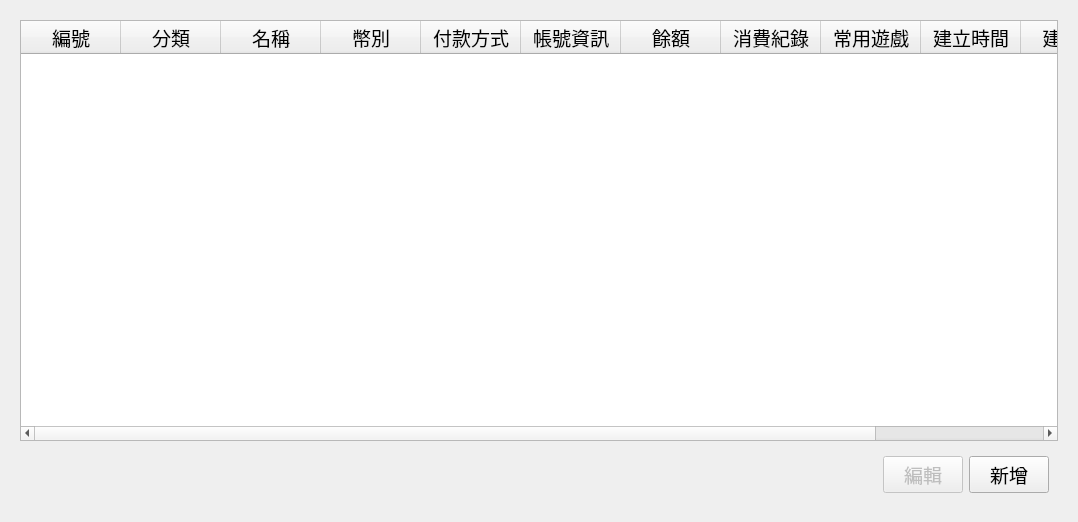
<?xml version="1.0" encoding="UTF-8"?>
<ui version="4.0">
 <class>LayerCustomer</class>
 <widget class="QWidget" name="LayerCustomer">
  <property name="geometry">
   <rect>
    <x>0</x>
    <y>0</y>
    <width>1078</width>
    <height>522</height>
   </rect>
  </property>
  <property name="windowTitle">
   <string>Form</string>
  </property>
  <layout class="QGridLayout" name="gridLayout">
   <property name="leftMargin">
    <number>0</number>
   </property>
   <property name="topMargin">
    <number>0</number>
   </property>
   <property name="rightMargin">
    <number>0</number>
   </property>
   <property name="bottomMargin">
    <number>0</number>
   </property>
   <property name="spacing">
    <number>0</number>
   </property>
   <item row="0" column="0">
    <widget class="QWidget" name="wBg" native="true">
     <layout class="QGridLayout" name="gridLayout_2">
      <property name="leftMargin">
       <number>20</number>
      </property>
      <property name="topMargin">
       <number>20</number>
      </property>
      <property name="rightMargin">
       <number>20</number>
      </property>
      <property name="bottomMargin">
       <number>20</number>
      </property>
      <item row="0" column="0">
       <widget class="QTableWidget" name="tb">
        <property name="font">
         <font>
          <pointsize>14</pointsize>
         </font>
        </property>
        <property name="editTriggers">
         <set>QAbstractItemView::NoEditTriggers</set>
        </property>
        <property name="selectionBehavior">
         <enum>QAbstractItemView::SelectRows</enum>
        </property>
        <attribute name="horizontalHeaderStretchLastSection">
         <bool>true</bool>
        </attribute>
        <attribute name="verticalHeaderVisible">
         <bool>false</bool>
        </attribute>
        <column>
         <property name="text">
          <string>編號</string>
         </property>
        </column>
        <column>
         <property name="text">
          <string>分類</string>
         </property>
        </column>
        <column>
         <property name="text">
          <string>名稱</string>
         </property>
        </column>
        <column>
         <property name="text">
          <string>幣別</string>
         </property>
        </column>
        <column>
         <property name="text">
          <string>付款方式</string>
         </property>
        </column>
        <column>
         <property name="text">
          <string>帳號資訊</string>
         </property>
        </column>
        <column>
         <property name="text">
          <string>餘額</string>
         </property>
        </column>
        <column>
         <property name="text">
          <string>消費紀錄</string>
         </property>
        </column>
        <column>
         <property name="text">
          <string>常用遊戲</string>
         </property>
        </column>
        <column>
         <property name="text">
          <string>建立時間</string>
         </property>
        </column>
        <column>
         <property name="text">
          <string>建立者</string>
         </property>
        </column>
        <column>
         <property name="text">
          <string>備註1</string>
         </property>
        </column>
       </widget>
      </item>
      <item row="1" column="0">
       <widget class="QWidget" name="widget" native="true">
        <property name="minimumSize">
         <size>
          <width>0</width>
          <height>36</height>
         </size>
        </property>
        <property name="font">
         <font>
          <pointsize>14</pointsize>
         </font>
        </property>
        <layout class="QHBoxLayout" name="horizontalLayout">
         <item>
          <spacer name="horizontalSpacer">
           <property name="orientation">
            <enum>Qt::Horizontal</enum>
           </property>
           <property name="sizeHint" stdset="0">
            <size>
             <width>855</width>
             <height>20</height>
            </size>
           </property>
          </spacer>
         </item>
         <item>
          <widget class="QPushButton" name="btnEdit">
           <property name="enabled">
            <bool>false</bool>
           </property>
           <property name="text">
            <string>編輯</string>
           </property>
          </widget>
         </item>
         <item>
          <widget class="QPushButton" name="btnAdd">
           <property name="text">
            <string>新增</string>
           </property>
          </widget>
         </item>
        </layout>
       </widget>
      </item>
     </layout>
    </widget>
   </item>
  </layout>
 </widget>
 <resources/>
 <connections/>
</ui>
